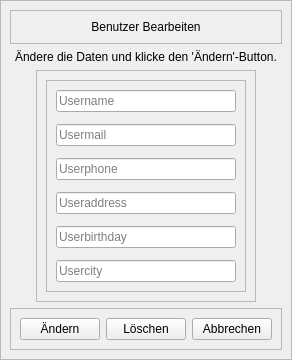
            <widget class="QWidget" name="userEditView">
             <layout class="QVBoxLayout" name="verticalLayout_49">
              <property name="spacing">
               <number>0</number>
              </property>
              <property name="leftMargin">
               <number>0</number>
              </property>
              <property name="topMargin">
               <number>0</number>
              </property>
              <property name="rightMargin">
               <number>0</number>
              </property>
              <property name="bottomMargin">
               <number>0</number>
              </property>
              <item>
               <widget class="QFrame" name="frame_53">
                <property name="frameShape">
                 <enum>QFrame::StyledPanel</enum>
                </property>
                <property name="frameShadow">
                 <enum>QFrame::Raised</enum>
                </property>
                <layout class="QVBoxLayout" name="verticalLayout_48">
                 <item alignment="Qt::AlignTop">
                  <widget class="QFrame" name="frame_54">
                   <property name="frameShape">
                    <enum>QFrame::StyledPanel</enum>
                   </property>
                   <property name="frameShadow">
                    <enum>QFrame::Raised</enum>
                   </property>
                   <layout class="QVBoxLayout" name="verticalLayout_50">
                    <item>
                     <widget class="QLabel" name="label_41">
                      <property name="styleSheet">
                       <string notr="true">QLabel{
	font: 26pt &quot;Ethnocentric&quot;;
}</string>
                      </property>
                      <property name="text">
                       <string>Benutzer Bearbeiten</string>
                      </property>
                      <property name="alignment">
                       <set>Qt::AlignCenter</set>
                      </property>
                     </widget>
                    </item>
                   </layout>
                  </widget>
                 </item>
                 <item>
                  <widget class="QLabel" name="userEditInfoLabel">
                   <property name="text">
                    <string>Ändere die Daten und klicke den 'Ändern'-Button.</string>
                   </property>
                   <property name="alignment">
                    <set>Qt::AlignCenter</set>
                   </property>
                  </widget>
                 </item>
                 <item alignment="Qt::AlignHCenter|Qt::AlignVCenter">
                  <widget class="QFrame" name="frame_55">
                   <property name="sizePolicy">
                    <sizepolicy hsizetype="Preferred" vsizetype="Expanding">
                     <horstretch>0</horstretch>
                     <verstretch>0</verstretch>
                    </sizepolicy>
                   </property>
                   <property name="minimumSize">
                    <size>
                     <width>0</width>
                     <height>0</height>
                    </size>
                   </property>
                   <property name="frameShape">
                    <enum>QFrame::StyledPanel</enum>
                   </property>
                   <property name="frameShadow">
                    <enum>QFrame::Raised</enum>
                   </property>
                   <layout class="QVBoxLayout" name="verticalLayout_51">
                    <item>
                     <widget class="QFrame" name="userEditInputFrame">
                      <property name="minimumSize">
                       <size>
                        <width>200</width>
                        <height>150</height>
                       </size>
                      </property>
                      <property name="frameShape">
                       <enum>QFrame::StyledPanel</enum>
                      </property>
                      <property name="frameShadow">
                       <enum>QFrame::Raised</enum>
                      </property>
                      <layout class="QGridLayout" name="gridLayout_4">
                       <property name="spacing">
                        <number>12</number>
                       </property>
                       <item row="3" column="0">
                        <widget class="QLineEdit" name="userEditAddressInput">
                         <property name="focusPolicy">
                          <enum>Qt::ClickFocus</enum>
                         </property>
                         <property name="placeholderText">
                          <string>Useraddress</string>
                         </property>
                        </widget>
                       </item>
                       <item row="0" column="0">
                        <widget class="QLineEdit" name="userEditNameInput">
                         <property name="focusPolicy">
                          <enum>Qt::ClickFocus</enum>
                         </property>
                         <property name="placeholderText">
                          <string>Username</string>
                         </property>
                        </widget>
                       </item>
                       <item row="1" column="0">
                        <widget class="QLineEdit" name="userEditMailInput">
                         <property name="focusPolicy">
                          <enum>Qt::ClickFocus</enum>
                         </property>
                         <property name="placeholderText">
                          <string>Usermail</string>
                         </property>
                        </widget>
                       </item>
                       <item row="5" column="0">
                        <widget class="QLineEdit" name="userEditCityInput">
                         <property name="focusPolicy">
                          <enum>Qt::ClickFocus</enum>
                         </property>
                         <property name="placeholderText">
                          <string>Usercity</string>
                         </property>
                        </widget>
                       </item>
                       <item row="2" column="0">
                        <widget class="QLineEdit" name="userEditPhoneInput">
                         <property name="focusPolicy">
                          <enum>Qt::ClickFocus</enum>
                         </property>
                         <property name="placeholderText">
                          <string>Userphone</string>
                         </property>
                        </widget>
                       </item>
                       <item row="4" column="0">
                        <widget class="QLineEdit" name="userEditBirthdayInput">
                         <property name="placeholderText">
                          <string>Userbirthday</string>
                         </property>
                        </widget>
                       </item>
                      </layout>
                     </widget>
                    </item>
                   </layout>
                  </widget>
                 </item>
                 <item alignment="Qt::AlignHCenter">
                  <widget class="QFrame" name="useEditBtnFrame">
                   <property name="frameShape">
                    <enum>QFrame::StyledPanel</enum>
                   </property>
                   <property name="frameShadow">
                    <enum>QFrame::Raised</enum>
                   </property>
                   <layout class="QHBoxLayout" name="horizontalLayout_24">
                    <item alignment="Qt::AlignHCenter">
                     <widget class="QPushButton" name="userEditChangeBtn">
                      <property name="text">
                       <string>Ändern</string>
                      </property>
                     </widget>
                    </item>
                    <item>
                     <widget class="QPushButton" name="userEditDelBtn">
                      <property name="text">
                       <string>Löschen</string>
                      </property>
                     </widget>
                    </item>
                    <item alignment="Qt::AlignHCenter">
                     <widget class="QPushButton" name="userEditBackBtn">
                      <property name="text">
                       <string>Abbrechen</string>
                      </property>
                     </widget>
                    </item>
                   </layout>
                  </widget>
                 </item>
                </layout>
               </widget>
              </item>
             </layout>
            </widget>
